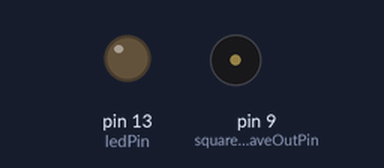
A sketch run on a simulated Arduino Uno, built with avr-gcc and run on an emulated ATmega328P. On the bench: output pins drawn as LEDs (lit = HIGH), buzzer (waves = sounding). Pins used as bus, display or sensor lines are not drawn.

Above: at 1.0 s.
At 3.0 s:
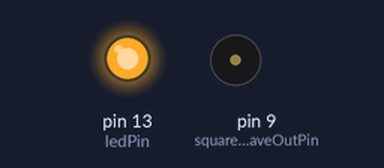
Timing chart, 0 to 5.2 s (numbered marks = the images above):
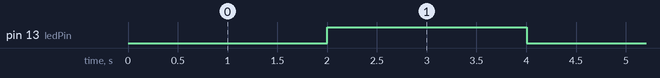

The sketch:

TonePulse.ino
```cpp
/* Blink without Delay and send tone pulse for specified duration

 Turns on and off a light emitting diode(LED) connected to a digital
 pin, without using the delay() function.  This means that other code
 can run at the same time without being interrupted by the LED code.

 The circuit:
 * LED attached from pin 13 to ground.
 * Note: on most Arduinos, there is already an LED on the board
 that's attached to pin 13, so no hardware is needed for this example.

*/

// constants won't change. Used here to
// set pin numbers:
const int ledPin =  13;      // the number of the LED pin

const int triggerOutPin =  8;      // the number of the trigger signal pin

const int squareWaveOutPin = 9; // output pin for square wave pulse
const long duration = 1;         // @40KHz is 40 cycles per millisec
const int frequency = 38700;    // 40KHz

// Variables will change:
int ledState = LOW;             // ledState used to set the LED
long previousMillis = 0;        // will store last time LED was updated

// the follow variables is a long because the time, measured in miliseconds,
// will quickly become a bigger number than can be stored in an int.
long interval = 2000;           // interval at which to blink (milliseconds)

void setup() {
  // set the digital pin as output:
  pinMode(ledPin, OUTPUT);

  pinMode(triggerOutPin, OUTPUT);
  // set trigger to HIGH - waiting to sample analog signal on Teensy 3.1
  digitalWrite(triggerOutPin, HIGH);

}

void loop()
{
  // here is where you'd put code that needs to be running all the time.

  // check to see if it's time to blink the LED; that is, if the
  // difference between the current time and last time you blinked
  // the LED is bigger than the interval at which you want to
  // blink the LED.
  unsigned long currentMillis = millis();

  if(currentMillis - previousMillis > interval) {
    // save the last time you blinked the LED
    previousMillis = currentMillis;

    // if the LED is off turn it on and vice-versa:
    if (ledState == LOW)
      ledState = HIGH;
    else
      ledState = LOW;

    // set the LED with the ledState of the variable:
    digitalWrite(ledPin, ledState);

    // send trigger to start sampling analog signal on Teensy 3.1
    digitalWrite(triggerOutPin, LOW);

    tone(squareWaveOutPin, frequency, duration);  // send tone pulse

    // set trigger to HIGH - waiting to sample analog signal on Teensy 3.1
    digitalWrite(triggerOutPin, HIGH);

  }
}
```

Measured:
- by itself, pin 13 (ledPin): alternates HIGH for 2.0 s and LOW for 2.0 s
- by itself, everything shown: repeats every 4.0 s, in 4 steps
